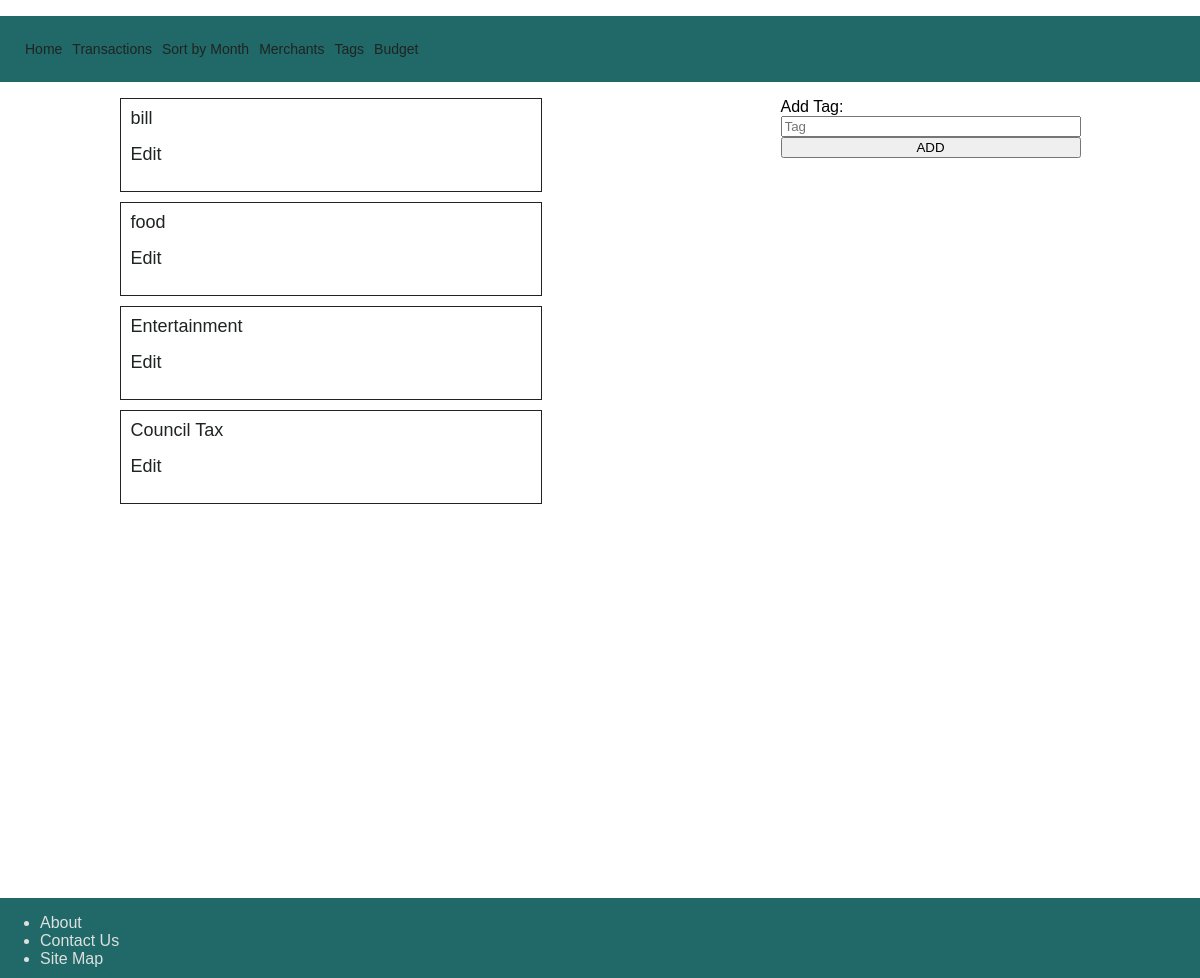
The app's page /tags, older data.
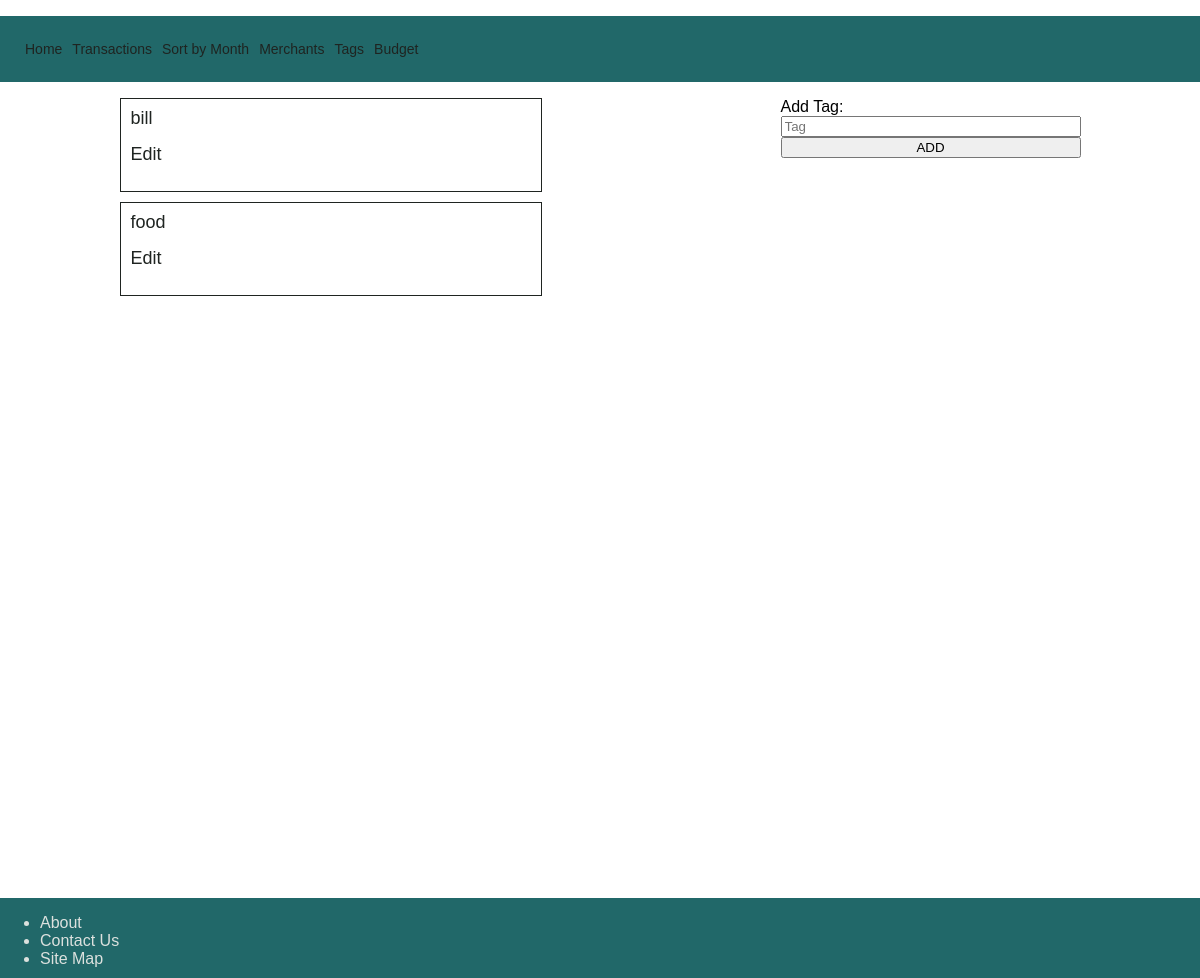
The same page, newer data.
### tables this page shows
CREATE TABLE tags(
    id INTEGER PRIMARY KEY AUTOINCREMENT,
    name VARCHAR
    -- coulour of tag
    -- availabilty BOOL
);

### controllers/tag_controller.py (the view)
@tag_blueprint.route("/tags")
def tags():
    tags = tag_repository.select_all()
    return render_template(
        "tags/index.html",
        tags=tags,
    )

### db/run_sql.py (called while the page is built)
def get_db():
    path = os.path.dirname(os.path.abspath(__file__))
    db = os.path.join(path, "spending_manager.db")
    conn = sqlite3.connect(db)
    conn.execute("PRAGMA foreign_keys = 1")
    conn.row_factory = sqlite3.Row
    return conn

def run_sql(sql, values=[]):
    db = get_db()
    cursor = db.cursor()
    cursor.execute(sql, values)
    results = cursor.fetchall()
    db.commit()
    db.close()
    return results

### repositories/tag_repository.py (called while the page is built)
def select_all():
    tags = []
    sql = "SELECT * FROM tags"
    results = run_sql(sql)
    for row in results:
        tag = Tag(row["name"], row["id"])
        tags.append(tag)
    return tags

### templates/tags/index.html
{% extends "base.html" %}
{% block content %}
<body>
    <main class="middle">
        {% for tag in tags %}
        <div class="transaction">
            <a href="/tags/{{tag.id}}">{{tag.name}}</a>
            <p><a href="/tags/{{tag.id}}/edit">Edit</a></p>
        </div>
        {% endfor %}
    </main>
    <aside class="right">
        <form action="/tags" method="POST">
            <label for="tag">Add Tag:</label>
            <input type="text" id="tag" name="tag" placeholder="Tag" autofocus>
            <input class="btn btn--action" type='submit' value="ADD">
        </form>
    </aside>
    {% endblock %}

### templates/base.html (shortened to what this page needs)
<!DOCTYPE html>
<html lang="en">
<head>
    <link rel="stylesheet" href="{{ url_for('static', filename='style.css') }}">
</head>
<header>
    <nav>
        <ul class="menu">
            <li><a href="/">Home</a></li>
            <li><a href="/transactions">Transactions</a></li>
            <li><a href="/transactions/month">Sort by Month</a></li>
            <li><a href="/merchants">Merchants</a></li>
            <li><a href="/tags">Tags</a></li>
            <li><a href="/budget">Budget</a></li>
        </ul>
    </nav>
</header>
<body>
    <div class="container">
        {% block content %}
        {% endblock %}
    </div>
</body>
<footer>
    <div class="footer">
        <ul>
            <li>About</li>
            <li>Contact Us</li>
            <li>Site Map</li>
        </ul>
    </div>
</footer>
</html>

### static/style.css (style rules this page uses)
body { font-family: "Helvetica", arial, sans-serif; font-size: 16px; margin: 0%; }
.container { display: grid; min-height: 100vh; grid-template-areas: 'left middle middle right' }
.middle { grid-area: middle; }
.right { grid-area: right; width: 300px; }
.menu { display: flex; padding: 25px; border: 0%; background-color: #216869; color: #DCE1DE; }
.menu li a { text-decoration: none; }
.menu li { padding-right: 10px; list-style: none; color: #DCE1DE; font-family: "Helvetica", arial, sans-serif; font-size: 14px; }
.transaction { border: 1px solid #1F2421; width: 400px; min-height: 50px; padding: 10px; font-size: large; line-height: 18px; margin-bottom: 10px; }
body>div>aside>form { display: flex; flex-direction: column; }
a:link { text-decoration: none; color: #1F2421; }
.footer { position: relative; left: 0; bottom: 0; width: 100%; height: 5rem; background-color: #216869; display: flex; color: #DCE1DE; text-align: left; align-items: flex-start; justify-content: space-between; }

Row changes from the older to the newer data that the page shows:
removed tags: name "Entertainment"
removed tags: name "Council Tax"
